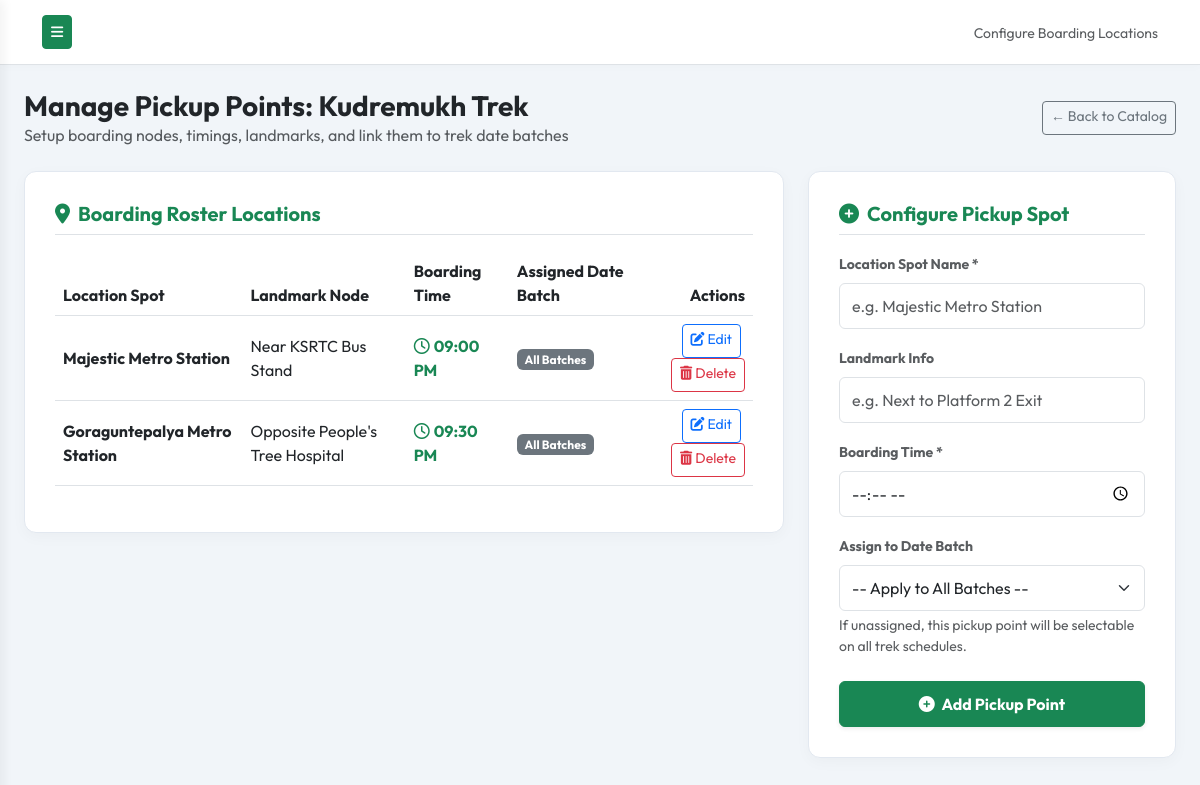
The app's page /admin/treks/pickups.php?trek_id=1 (signed in) with its own data.
### tables this page shows
CREATE TABLE IF NOT EXISTS `treks` (
  `id` INT AUTO_INCREMENT PRIMARY KEY,
  `category_id` INT DEFAULT NULL,
  `title` VARCHAR(255) NOT NULL,
  `slug` VARCHAR(255) NOT NULL UNIQUE,
  `location` VARCHAR(150) DEFAULT 'Karnataka',
  `image` VARCHAR(255) DEFAULT NULL,
  `duration` VARCHAR(100) NOT NULL,
  `difficulty` ENUM('Easy', 'Moderate', 'Difficult') DEFAULT 'Moderate',
  `trek_distance` DECIMAL(5,2) NOT NULL,
  `altitude` INT NOT NULL,
  `price` DECIMAL(10,2) NOT NULL,
  `offer_price` DECIMAL(10,2) DEFAULT NULL,
  `with_transport_price` DECIMAL(10,2) NOT NULL DEFAULT 0.00,
  `with_transport_offer_price` DECIMAL(10,2) DEFAULT NULL,
  `without_transport_price` DECIMAL(10,2) NOT NULL DEFAULT 0.00,
  `without_transport_offer_price` DECIMAL(10,2) DEFAULT NULL,
  `transport_enabled` TINYINT(1) DEFAULT 1,
  `own_transport_enabled` TINYINT(1) DEFAULT 1,
  `own_transport_note` TEXT DEFAULT NULL,
  `with_transport_note` TEXT DEFAULT NULL,
  `description` TEXT NOT NULL,
  `itinerary` TEXT NOT NULL,
  `inclusions` TEXT DEFAULT NULL,
  `exclusions` TEXT DEFAULT NULL,
  `with_transport_inclusions` TEXT DEFAULT NULL,
  `with_transport_exclusions` TEXT DEFAULT NULL,
  `own_transport_inclusions` TEXT DEFAULT NULL,
  `own_transport_exclusions` TEXT DEFAULT NULL,
  `things_to_carry` TEXT DEFAULT NULL,
  `pickup_points_txt` TEXT DEFAULT NULL,
  `status` ENUM('Active', 'Inactive') DEFAULT 'Active',
  `recurring_friday` TINYINT(1) DEFAULT 0,
  `recurring_saturday` TINYINT(1) DEFAULT 0,
  `recurring_sunday` TINYINT(1) DEFAULT 0,
  `recurring_until` DATE DEFAULT NULL,
  `featured` TINYINT(1) DEFAULT 0,
  `meta_title` VARCHAR(150) DEFAULT NULL,
  `meta_description` VARCHAR(255) DEFAULT NULL,
  `focus_keyphrase` VARCHAR(150) DEFAULT NULL,
  `excerpt` TEXT DEFAULT NULL,
  `image_alt` VARCHAR(255) DEFAULT NULL,
  `tags` TEXT DEFAULT NULL,
  `created_at` TIMESTAMP DEFAULT CURRENT_TIMESTAMP,
  `updated_at` TIMESTAMP DEFAULT CURRENT_TIMESTAMP ON UPDATE CURRENT_TIMESTAMP,
  FOREIGN KEY (`category_id`) REFERENCES `trek_categories`(`id`) ON DELETE SET NULL
);

CREATE TABLE IF NOT EXISTS `pickup_points` (
  `id` INT AUTO_INCREMENT PRIMARY KEY,
  `trek_id` INT NOT NULL,
  `trek_date_id` INT DEFAULT NULL,
  `time` TIME NOT NULL,
  `location` VARCHAR(255) NOT NULL,
  `landmark` VARCHAR(255) DEFAULT NULL,
  FOREIGN KEY (`trek_id`) REFERENCES `treks`(`id`) ON DELETE CASCADE,
  FOREIGN KEY (`trek_date_id`) REFERENCES `trek_dates`(`id`) ON DELETE CASCADE
);

### admin/treks/pickups.php (the view, shortened to what this page needs)
<?php
$db = Database::connect();
$trek_id = (int)($_GET['trek_id'] ?? 0);
try {
    $trek_stmt = $db->prepare("SELECT title FROM treks WHERE id = ? LIMIT 1");
    $trek_stmt->execute([$trek_id]);
    $trek = $trek_stmt->fetch();
} catch (PDOException $e) {
    die("System error: " . $e->getMessage());
}
try {
    $pickups_stmt = $db->prepare("SELECT pp.*, td.start_date, td.end_date FROM pickup_points pp
                                  LEFT JOIN trek_dates td ON pp.trek_date_id = td.id
                                  WHERE pp.trek_id = ?
                                  ORDER BY pp.id ASC");
    $pickups_stmt->execute([$trek_id]);
    $pickups = $pickups_stmt->fetchAll();
} catch (PDOException $e) {
    die("System fetch error: " . $e->getMessage());
}
?>
<!DOCTYPE html>
<html lang="en">
<head>
    <link href="https://cdn.jsdelivr.net/npm/bootstrap@5.3.0/dist/css/bootstrap.min.css" rel="stylesheet">
    <link href="https://cdnjs.cloudflare.com/ajax/libs/font-awesome/6.4.0/css/all.min.css" rel="stylesheet">
    <link href="<?php echo SITE_URL; ?>/assets/css/admin.css" rel="stylesheet">
    <link href="<?php echo SITE_URL; ?>/assets/css/responsive.css" rel="stylesheet">
</head>
<body class="admin-body">
<div class="d-flex" id="wrapper">
    <div id="page-content-wrapper">
        <nav class="navbar navbar-expand-lg navbar-light admin-navbar border-bottom">
            <div class="container-fluid">
                <button class="btn btn-success btn-sm" id="menu-toggle"><i class="fas fa-bars"></i></button>
                <div class="ms-auto">
                    <span class="text-muted small">Configure Boarding Locations</span>
                </div>
            </div>
        </nav>
        <div class="container-fluid p-4">
            <div class="d-flex justify-content-between align-items-center mb-4">
                <div>
                    <h3 class="fw-bold mb-0">Manage Pickup Points: <?php echo htmlspecialchars($trek['title']); ?></h3>
                    <p class="text-muted mb-0">Setup boarding nodes, timings, landmarks, and link them to trek date batches</p>
                </div>
                <a href="<?php echo SITE_URL; ?>/admin/treks/manage.php" class="btn btn-outline-secondary btn-sm">&larr; Back to Catalog</a>
            </div>
            <div class="row g-4">
                <div class="col-lg-8">
                    <div class="admin-card">
                        <h5 class="fw-bold text-success mb-3 border-bottom pb-2"><i class="fas fa-map-marker-alt me-2"></i>Boarding Roster Locations</h5>
                        <div class="table-responsive">
                            <table class="table table-hover align-middle text-muted">
                                <thead>
                                    <tr>
                                        <th>Location Spot</th>
                                        <th>Landmark Node</th>
                                        <th>Boarding Time</th>
                                        <th>Assigned Date Batch</th>
                                        <th class="text-end">Actions</th>
                                    </tr>
                                </thead>
                                <tbody>
                                    <?php if (!empty($pickups)): ?>
                                        <?php foreach ($pickups as $p): ?>
                                            <tr>
                                                <td><strong class="text-dark fs-6"><?php echo htmlspecialchars($p['location']); ?></strong></td>
                                                <td><?php echo htmlspecialchars($p['landmark'] ?: 'None'); ?></td>
                                                <td><strong class="text-success"><i class="far fa-clock me-1"></i><?php echo date('h:i A', strtotime($p['time'])); ?></strong></td>
                                                <td>
                                                    <?php echo $p['start_date'] ? format_date($p['start_date']) . ' to ' . format_date($p['end_date']) : '<span class="badge bg-secondary">All Batches</span>'; ?>
                                                </td>
                                                <td class="text-end">
                                                    <a href="#" class="btn btn-sm btn-outline-primary py-1 me-1 btn-edit-pickup"
                                                       data-id="<?php echo $p['id']; ?>"
                                                       data-location="<?php echo htmlspecialchars($p['location']); ?>"
                                                       data-landmark="<?php echo htmlspecialchars($p['landmark'] ?? ''); ?>"
                                                       data-time="<?php echo htmlspecialchars($p['time']); ?>"
                                                       data-date-id="<?php echo htmlspecialchars($p['trek_date_id'] ?? ''); ?>"
                                                    >
                                                        <i class="fas fa-edit"></i> Edit
                                                    </a>
                                                    <a href="<?php echo SITE_URL; ?>/admin/treks/pickups.php?action=delete&trek_id=<?php echo $trek_id; ?>&pickup_id=<?php echo $p['id']; ?>" class="btn btn-sm btn-outline-danger py-1" onclick="return confirm('Are you sure you want to delete this pickup point?')">
                                                        <i class="fas fa-trash-alt"></i> Delete
                                                    </a>
                                                </td>
                                            </tr>
                                        <?php endforeach; ?>
                                    <?php else: ?>
                                        <tr>
                                            <td colspan="5" class="text-center py-4">No pickup points added yet. Use the form on the right to configure one.</td>
                                        </tr>
                                    <?php endif; ?>
                                </tbody>
                            </table>
                        </div>
                    </div>
                </div>
                <div class="col-lg-4">
                    <div class="admin-card">
                        <h5 class="fw-bold text-success mb-3 border-bottom pb-2" id="form_title"><i class="fas fa-plus-circle me-2"></i>Configure Pickup Spot</h5>
                        <form action="" method="POST" id="pickup_form">
                            <div class="mb-3">
                                <label class="form-label small text-muted fw-bold">Location Spot Name *</label>
                                <input type="text" name="location" id="location" class="form-control" placeholder="e.g. Majestic Metro Station" required>
                            </div>
                            <div class="mb-3">
                                <label class="form-label small text-muted fw-bold">Landmark Info</label>
                                <input type="text" name="landmark" id="landmark" class="form-control" placeholder="e.g. Next to Platform 2 Exit">
                            </div>
                            <div class="mb-3">
                                <label class="form-label small text-muted fw-bold">Boarding Time *</label>
                                <input type="time" name="time" id="time" class="form-control" required>
                            </div>
                            <div class="mb-4">
                                <label class="form-label small text-muted fw-bold">Assign to Date Batch</label>
                                <select name="trek_date_id" id="trek_date_id" class="form-select">
                                    <option value="">-- Apply to All Batches --</option>
                                </select>
                                <small class="text-muted mt-1 d-block">If unassigned, this pickup point will be selectable on all trek schedules.</small>
                            </div>
                            <button type="submit" id="submit_btn" class="btn btn-success w-100 py-2 fw-bold shadow-sm">
                                <i class="fas fa-plus-circle me-1"></i> Add Pickup Point
                            </button>
                        </form>
                    </div>
                </div>
            </div>
        </div>
    </div>
</div>
</body>
</html>

### assets/css/admin.css (style rules this page uses)
:root { --admin-primary: #2D5A27; --admin-secondary: #34495E; --admin-dark: #1E293B; --admin-light: #F8FAFC; --sidebar-width: 260px; --transition: all 0.3s cubic-bezier(0.25, 0.8, 0.25, 1); }
body.admin-body { background-color: #F1F5F9; font-family: 'Outfit', sans-serif; overflow-x: hidden; }
#wrapper { display: flex; width: 100%; }
#page-content-wrapper { min-width: 100vw; transition: margin 0.3s cubic-bezier(0.25, 0.8, 0.25, 1); }
.admin-navbar { background-color: #FFFFFF; box-shadow: 0 2px 10px rgba(0,0,0,0.02); padding: 15px 30px; }
.admin-card { background-color: #FFFFFF; border-radius: 12px; box-shadow: 0 4px 15px rgba(0,0,0,0.03); border: 1px solid #E2E8F0; padding: 30px; margin-bottom: 30px; }
@media (min-width: 768px) { #page-content-wrapper { min-width: 0; width: 100%; } }

### assets/css/responsive.css (style rules this page uses)
*, *::before, *::after { box-sizing: border-box; }
html { -webkit-text-size-adjust: 100%; scroll-behavior: smooth; }
body { overflow-x: hidden; -webkit-font-smoothing: antialiased; }
input, select, textarea, button, .btn { min-height: 46px; }
.btn-sm, .form-control-sm, select.form-select-sm, .btn-group-sm > .btn { min-height: 34px !important; }
h1, h2, h3, h4, h5, h6, p, a, span, li, td, th, label { word-wrap: break-word; overflow-wrap: break-word; }
@media (min-width: 1025px) { #page-content-wrapper { min-width: 0; width: 100%; } }
.table-responsive { -webkit-overflow-scrolling: touch; }

### records on screen
treks: title "Kudremukh Trek"
pickup_points: location "Majestic Metro Station", landmark "Near KSRTC Bus Stand", time "09:00 PM"
pickup_points: location "Goraguntepalya Metro Station", landmark "Opposite People's Tree Hospital", time "09:30 PM"
